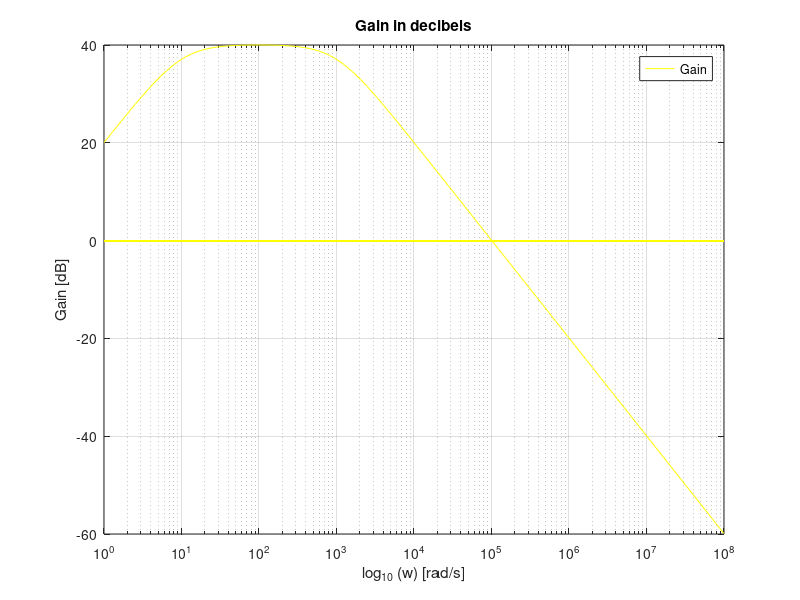
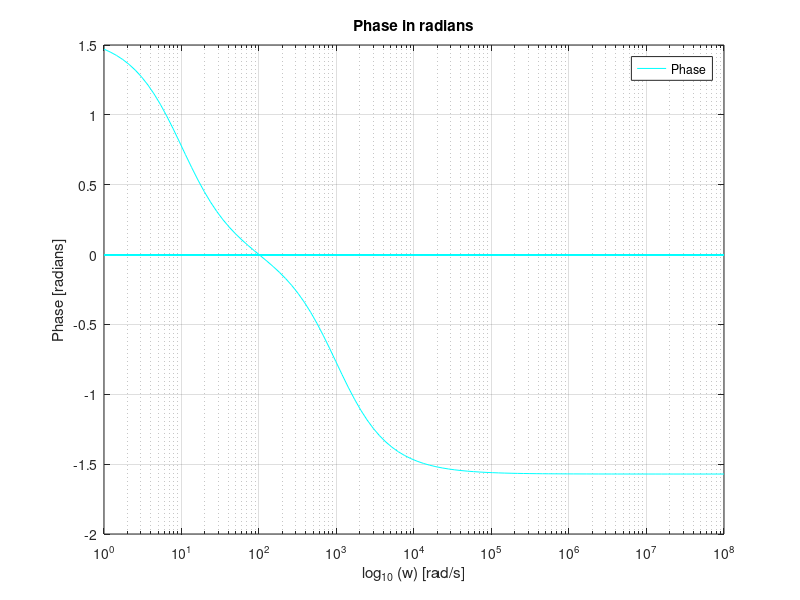
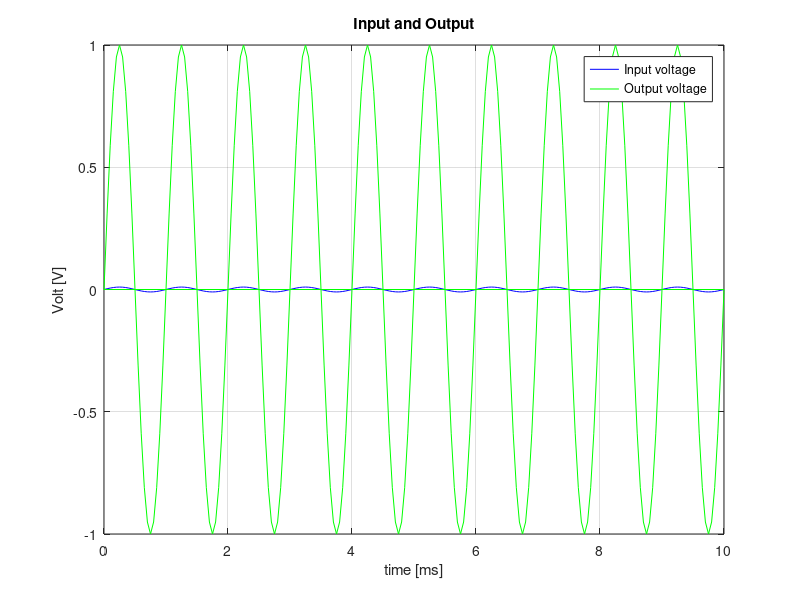

Write the MATLAB code that produced these figures, in order.
%Gain Stage

Vcc=5.0;
Vee=-5.0;
%Vin = 10e-3*sin(2*pi*1e3*t);
R1=1e3;
R2=100e3;

%Low Frequency Cut

Rlcut=100e3;
Clcut=1e-6;

%High Frequency Cut

Rhcut=1e3;
Chcut=1e-6;


retval = 0;

function retval = transf (s)
	Rlcut=100e3;
	Clcut=1e-6;
	Rhcut=1e3;
	Chcut=1e-6;
	R1=1e3;
	R2=100e3;
  retval = ((Rlcut*Clcut*s)/(1+Rlcut*Clcut*s))*(1+(R2)/(R1))*((1)/(1+Rhcut*Chcut*s));
  return;
endfunction

w = [];
f = [];
Af = zeros(100);
PHf = zeros(100);
i = 1;
w=logspace(0, 8, 100);
j=sqrt(-1);


%The Gain of the Gain Stage

omega_L = (1)/(Rlcut*Clcut);

omega_H = (1)/(Rhcut*Chcut);

omega_0 = sqrt(omega_L*omega_H);



%Imput Impedance and Output Impedance for omega = omega_0

fileoutp = fopen("outputstg.tex" , "w");

fprintf(fileoutp , "The Gain of the Gain Stage && %f \\\\ \\hline \n" , (1+(R2)/(R1)));
fprintf(fileoutp , "$\\omega_L$ [rad/s] && %f \\\\ \\hline \n" , omega_L);
fprintf(fileoutp , "$\\omega_H$ [rad/s] && %f \\\\ \\hline \n" , omega_H);
fprintf(fileoutp , "$\\omega_0$ [rad/s] && %f \\\\ \\hline \n" , omega_0);
fprintf(fileoutp , "Gain ($\\omega_0$) [dB] && %f \\\\ \\hline \n" , 20*log10 (abs(transf (omega_0*j))));
fprintf(fileoutp , "Gain ($2000\\pi$) [dB] && %f \\\\ \\hline \n" , 20*log10 (abs(transf (2000*pi()*j))));
fprintf(fileoutp , "Imput Impedance $Z_in$ [kOhm] && %f \\\\ \\hline \n" , (((1)/(j*omega_0*Clcut)+Rlcut)/1000));
fprintf(fileoutp , "Output Impedance $Z_out$ [kOhm] && %f \\\\ \\hline \n" , (((1)/(j*omega_0*Chcut+(1)/(Rhcut)))/1000));

fclose (fileoutp);

while (i <= 100)
	Af(i) = 20*log10 (abs(transf (w(i)*j)));
	PHf(i) = arg (transf (w(i)*j));
	i++;
endwhile;

gain = figure();
semilogx(w , Af , "y");
title("Gain in decibels");
legend("Gain");
grid on;
xlabel ("log_{10} (w) [rad/s]");
ylabel ("Gain [dB]");
print (gain, "gain.eps", "-depsc");

phase = figure();
semilogx(w , PHf , "c");
title("Phase in radians");
legend("Phase");
grid on;
xlabel ("log_{10} (w) [rad/s]");
ylabel ("Phase [radians]");
print (phase, "phase.eps", "-depsc");

t=0:0.05:10;
vin = zeros(length(t));
vout = zeros(length(t));
Gain_0 = abs(transf (omega_0*j));
i=1;

while (i < length(t))
	vin(i) = 10e-3*sin(2*pi*1e3*t(i)*10^-3);
	vout(i) = Gain_0*vin(i);
	i++;
endwhile;

inoutput = figure();
p1 = plot(t , vin , "b");
hold;
p2 = plot(t , vout , "g");
title("Input and Output");
h = [p1(1); p2(1)];
legend(h , "Input voltage" , "Output voltage");
grid on;
xlabel ("time [ms]");
ylabel ("Volt [V]");
print (inoutput, "inoutput.eps", "-depsc");
